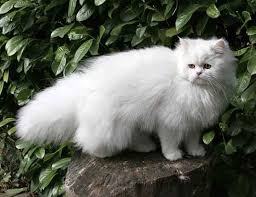
#> input picture images/cat.jpeg, 256 x 197 px
$ python e_20_object_detection_hsv.py
#> lines starting #> are read from the running program, lines starting #| are printed output that depends on the picture; after the words box and inside, x2 and y2 are one past the last pixel; in counts of white or black regions, pixels touching at a corner belong together
import cv2 as cv
import numpy as np


img = cv.imread('images/cat.jpeg')
#> img is the input picture: shape (197, 256, 3); mean B, G, R 88.2, 98.9, 94.8

cv.namedWindow('Image')

cv.createTrackbar('hl', 'Image', 0, 256, lambda x:x)
cv.createTrackbar('hu', 'Image', 255, 256, lambda x:x)
cv.createTrackbar('sl', 'Image', 0, 256, lambda x:x)
cv.createTrackbar('su', 'Image', 255, 256, lambda x:x)
cv.createTrackbar('vl', 'Image', 0, 256, lambda x:x)
cv.createTrackbar('vu', 'Image', 255, 256, lambda x:x)
cv.createTrackbar('t1', 'Image', 0, 500, lambda x:x)
cv.createTrackbar('t2', 'Image', 0, 500, lambda x:x)

while True:

    hl = cv.getTrackbarPos('hl', 'Image')
    hu = cv.getTrackbarPos('hu', 'Image')
    sl = cv.getTrackbarPos('sl', 'Image')
    # su = cv.getTrackbarPos('su', 'Image')
    su = 33
    # vl = cv.getTrackbarPos('vl', 'Image')
    vl = 43
    vu = cv.getTrackbarPos('vu', 'Image')
    t1 = cv.getTrackbarPos('t1', 'Image')
    t2 = cv.getTrackbarPos('t2', 'Image')

    LB = np.array([hl, sl, vl])
    UB = np.array([hu, su, vu])

    print(LB, UB)

    hsv = cv.cvtColor(img, cv.COLOR_BGR2HSV)
#> hsv: shape (197, 256, 3); mean H, S, V 38.6, 75.8, 99.9

    mask = cv.inRange(img, LB, UB)
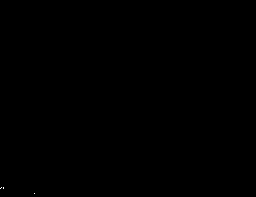
#> mask: shape (197, 256); 0.01% white in thin lines or dots, all inside (x1, y1, x2, y2) = (0, 187, 35, 194)
    hsv_mask = cv.inRange(hsv, LB, UB)
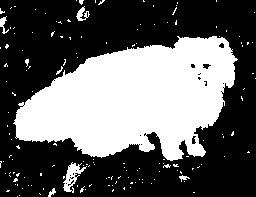
#> hsv_mask: shape (197, 256); 38.3% white; 151 white regions (143 under 20 px), largest, box (x1, y1, x2, y2) and area: (13, 36, 238, 161) 18274, (63, 162, 87, 193) 289, (76, 6, 90, 21) 97
    mask_not = cv.bitwise_not(mask)
    hsv_mask_not = cv.bitwise_not(mask)
    morph = cv.morphologyEx(hsv_mask, cv.MORPH_OPEN, kernel=np.ones((2, 2)))
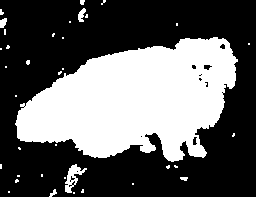
#> morph: shape (197, 256); 37.5% white; 37 white regions (30 under 20 px), largest, box (x1, y1, x2, y2) and area: (15, 37, 238, 162) 18215, (65, 164, 87, 193) 255, (78, 8, 86, 22) 68


    added_image = cv.bitwise_and(img, img, mask=morph)
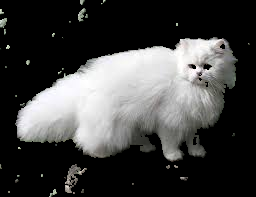
#> added_image: shape (197, 256, 3); mean B, G, R 65.7, 66.3, 66.3
    hsv_added_image = cv.bitwise_and(hsv, img, mask=hsv_mask)
#> hsv_added_image: shape (197, 256, 3); mean H, S, V 8.5, 1.3, 66.8

    blurred = cv.bilateralFilter(added_image, 5, 255, 3)
    canny_edge = cv.Canny(morph, t1, t2)
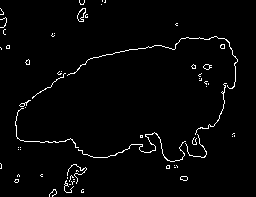
#> canny_edge: shape (197, 256); 2.4% white in thin lines or dots


    cv.imshow('Image', img)
    cv.imshow('added_image', added_image)
    cv.imshow('mask', mask)
    cv.imshow('hsv mask', hsv_mask)
    cv.imshow('hsv added mask', hsv_added_image)
    cv.imshow('mask_not', mask_not)
    cv.imshow('canny_edge', canny_edge)
    cv.imshow('morph', morph)


    if cv.waitKey(1) & 0xff == ord('a'):
#> (key Esc is pressed here)
        break
